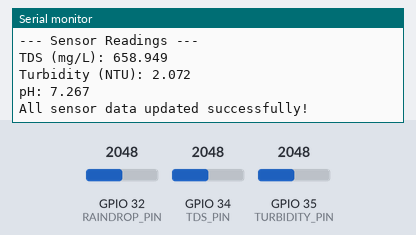
Simulated run of this sketch. Board: ESP32. On the bench: the last lines printed to the serial monitor. The test bench sets the inputs (shaded band); at power-on: GPIO 32 (RAINDROP_PIN) = 2048, GPIO 34 (TDS_PIN) = 2048, GPIO 35 (TURBIDITY_PIN) = 2048. WiFi joins after 1.5 s; servers stay silent unless stated.

Above: at 3.7 s.
3.8 s: GPIO 32 (RAINDROP_PIN) set to 2866
At 4.79 s:
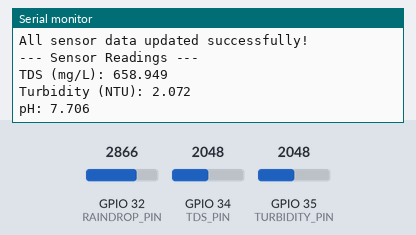
6.7 s: GPIO 34 (TDS_PIN) set to 2866
At 7.7 s:
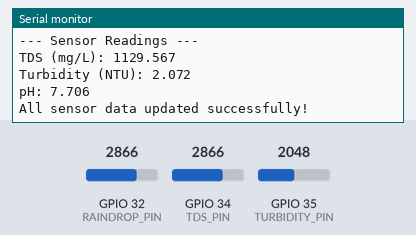
9.6 s: GPIO 35 (TURBIDITY_PIN) set to 2866
At 12.2 s:
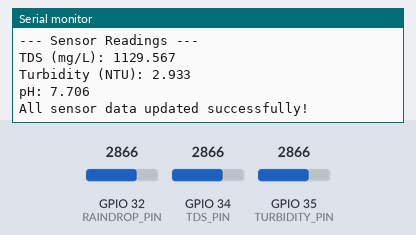
12.5 s: GPIO 32 (RAINDROP_PIN) set to 3603
At 14.6 s:
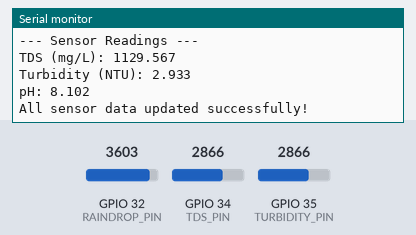
15.4 s: GPIO 34 (TDS_PIN) set to 3603
At 15.55 s:
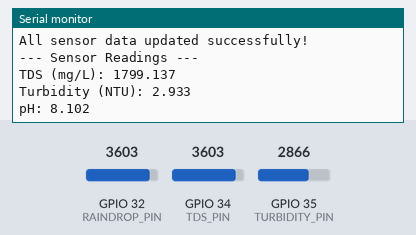
18.3 s: GPIO 35 (TURBIDITY_PIN) set to 3603
At 20.4 s:
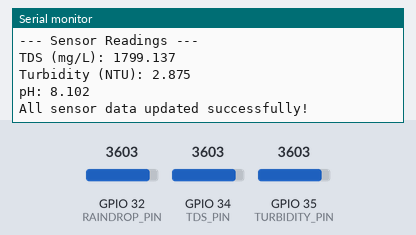
Timing chart, 0 to 21.9 s (numbered marks = the images above; inputs shaded):
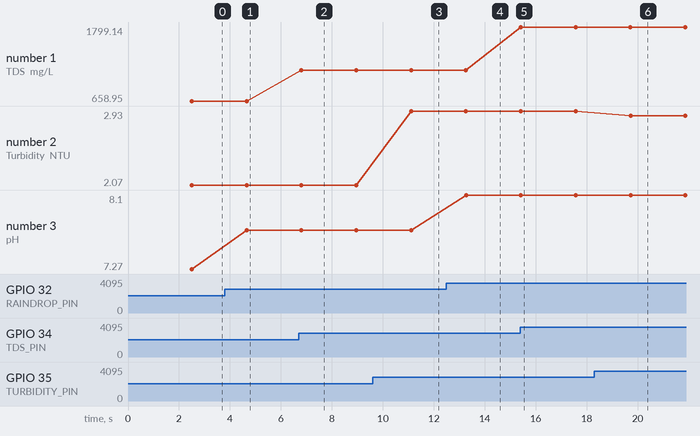

The sketch:

water_assess.ino
```cpp
#include <WiFi.h>
#include <FirebaseESP32.h>

// WiFi credentials
#define WIFI_SSID "Network"
#define WIFI_PASSWORD "password"

// Firebase credentials
#define FIREBASE_API_KEY "AIzaSyCUg_atHRlvyRFKfPFN5L_h_9xS_17XdOk"
#define FIREBASE_PROJECT_URL "https://water-assessment-293c6-default-rtdb.firebaseio.com/"

#define USER_EMAIL "esp32@example.com"
#define USER_PASSWORD "esp32client"

// Sensor pins
#define TDS_PIN 34
#define TURBIDITY_PIN 35
#define RAINDROP_PIN 32

FirebaseData fbdo;
FirebaseAuth auth;
FirebaseConfig config;

// pH calibration variables
#define PH_MIN 6.5
#define PH_MAX 8.5
#define RAINDROP_MIN_VOLTAGE 0.5  // Corresponds to pH 6.5
#define RAINDROP_MAX_VOLTAGE 3.5  // Corresponds to pH 8.5

void setup() {
  Serial.begin(115200);
  delay(1000);

  WiFi.begin(WIFI_SSID, WIFI_PASSWORD);
  while (WiFi.status() != WL_CONNECTED) {
    delay(500);
    Serial.print(".");
  }
  Serial.println("\nConnected to WiFi");

  config.api_key = FIREBASE_API_KEY;
  config.database_url = FIREBASE_PROJECT_URL;
  auth.user.email = USER_EMAIL;
  auth.user.password = USER_PASSWORD;

  Firebase.begin(&config, &auth);
  Firebase.reconnectWiFi(true);
}

void loop() {
  int tdsRaw = analogRead(TDS_PIN);
  int turbidityRaw = analogRead(TURBIDITY_PIN);
  int raindropRaw = analogRead(RAINDROP_PIN);

  float tdsVoltage = tdsRaw * (3.3 / 4095.0);
  float turbidityVoltage = turbidityRaw * (3.3 / 4095.0);
  float raindropVoltage = raindropRaw * (3.3 / 4095.0);

  // TDS calculation
  float tdsValue = (133.42 * tdsVoltage * tdsVoltage * tdsVoltage
                  - 255.86 * tdsVoltage * tdsVoltage
                  + 857.39 * tdsVoltage) * 0.5;

  // Turbidity calculation
  float turbidityNTU = -1120.4 * turbidityVoltage * turbidityVoltage + 5742.3 * turbidityVoltage - 4352.9;
  if (turbidityNTU < 0) turbidityNTU = 0;
  turbidityNTU = turbidityNTU / 1000;

  // pH calculation from raindrop sensor
  float pH = ((raindropVoltage - RAINDROP_MIN_VOLTAGE) / (RAINDROP_MAX_VOLTAGE - RAINDROP_MIN_VOLTAGE))
            * (PH_MAX - PH_MIN) + PH_MIN;

  // Log values to Serial
  Serial.println("--- Sensor Readings ---");
  Serial.print("TDS (mg/L): ");
  Serial.println(tdsValue, 3);
  Serial.print("Turbidity (NTU): ");
  Serial.println(turbidityNTU, 3);
  Serial.print("pH: ");
  Serial.println(pH, 3);

  // Use FirebaseJson to send only TDS, Turbidity, and pH values
  FirebaseJson json;
  json.set("TDS", tdsValue);
  json.set("Turbidity", turbidityNTU);
  json.set("pH", pH);

  if (Firebase.ready()) {
    if (Firebase.updateNode(fbdo, "/Sensors", json)) {
      Serial.println("All sensor data updated successfully!");
    } else {
      Serial.println("Update failed: " + fbdo.errorReason());
    }
  }

  delay(2000);
}
```

Measured:
- after the input at 3.8 s, the serial monitor: prints a new line after 0.86 s (image 1)
- after the input at 6.7 s, the serial monitor: prints a new line after 0.11 s (image 2)
- after the input at 9.6 s, the serial monitor: prints a new line after 1.5 s (image 3)
- after the input at 12.5 s, the serial monitor: prints a new line after 0.77 s (image 4)
- after the input at 15.4 s, the serial monitor: prints a new line at once (image 5)
- after the input at 18.3 s, the serial monitor: prints a new line after 1.4 s (image 6)
- plotted number 1: 658.95 → 1129.57 after the input at 6.7 s, 1129.57 → 1799.14 after the input at 15.4 s
- plotted number 2: 2.07 → 2.93 after the input at 9.6 s, 2.93 → 2.88 after the input at 18.3 s
